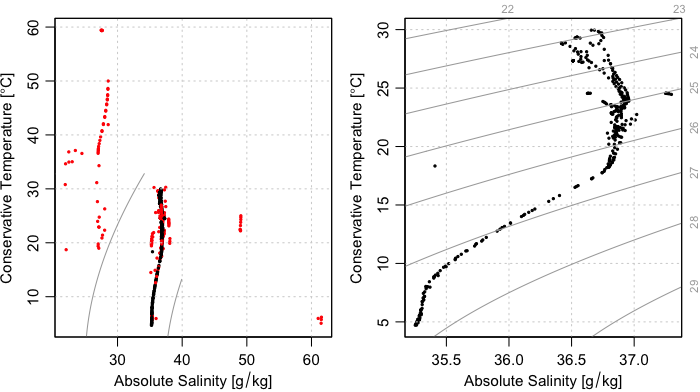

The script that saved this image:
if (!interactive()) png("applyQC.png", unit="in", width=7, height=3.92, pointsize=11, res=100)
par(mfrow=c(1,2), mar=c(3,3,1,1))
library(argoFloats)
# Contrast TS diagrams for raw and flag-handled data
data(index)
index1 <- subset(index, ID='1901584')
argos <- readProfiles(getProfiles(index1))
clean <- applyQC(argos)
par(mfrow=c(1, 2))
plot(argos, which="TS")
plot(clean, which="TS")
if (!interactive()) dev.off()

